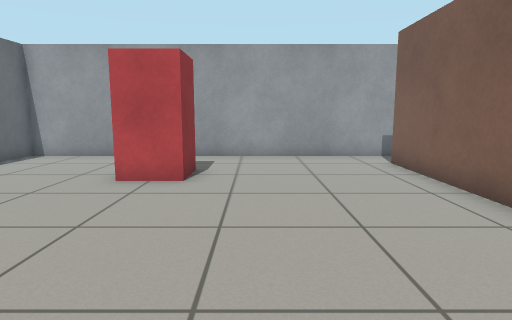
[1] (above)

15 first-person views from a walk through a Gazebo world. The camera is 0.79 m above the floor, tilts 8° down and sees 75° across. The floor is counted in squares, 0.5 m on a side. Each view is taken from the middle of a square. On the plan, view 1 faces up. The plan holds only what a view shows up to about 16 squares ahead; the rest is blank. The robots in the file are not drawn.

[2]
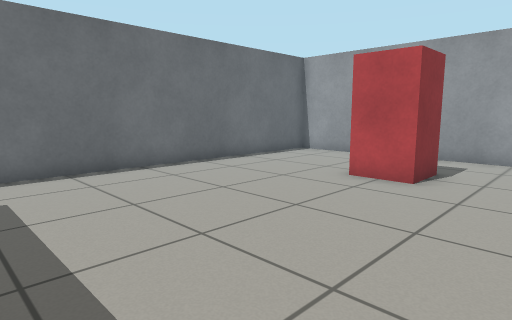

[3]
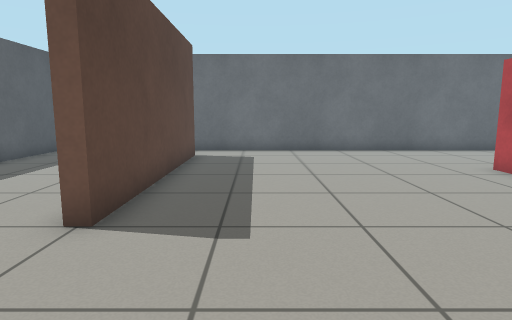

[4]
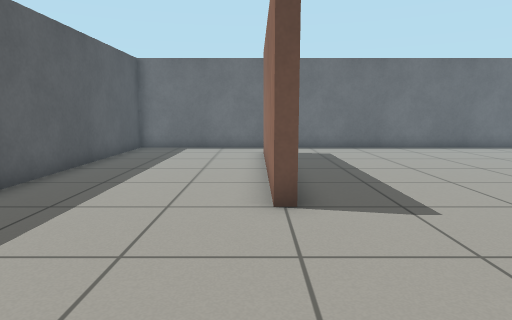

[5]
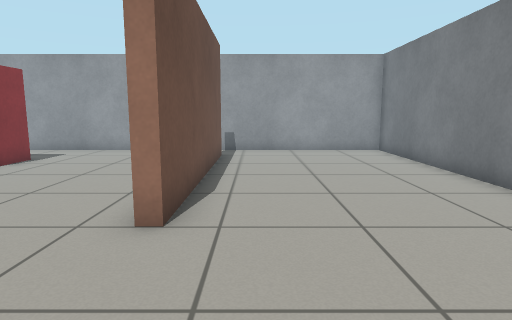

[6]
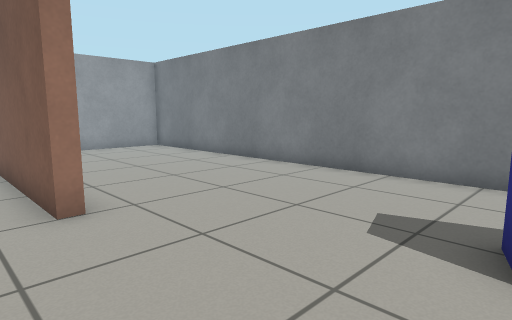

[7]
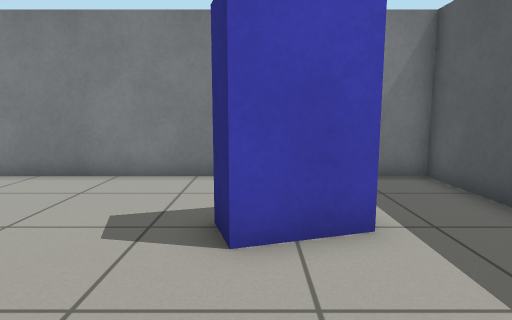

[8]
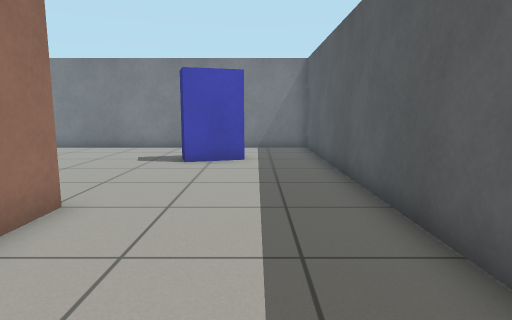

[9]
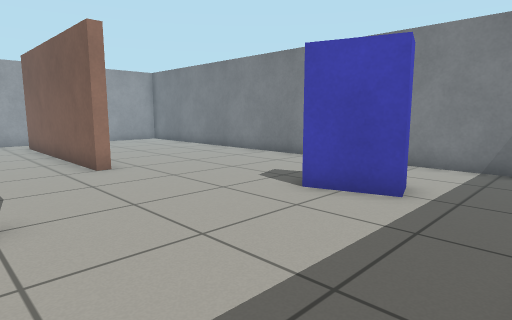

[10]
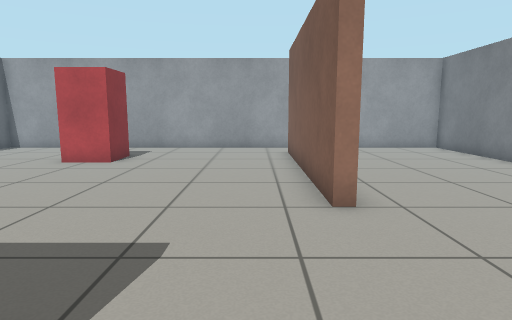

[11]
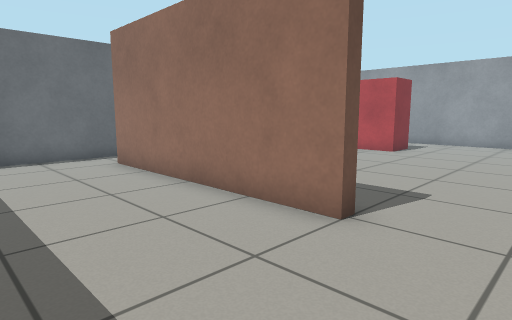

[12]
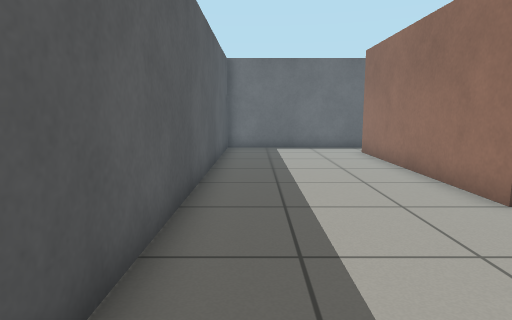

[13]
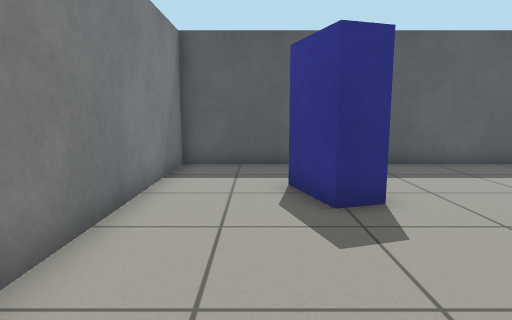

[14]
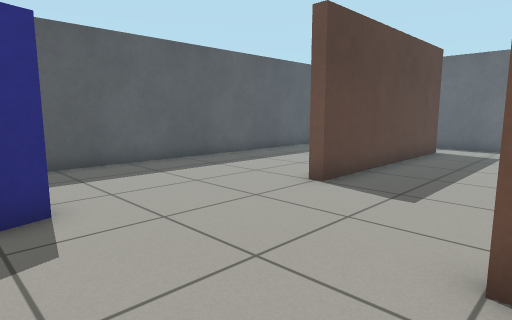

[15]
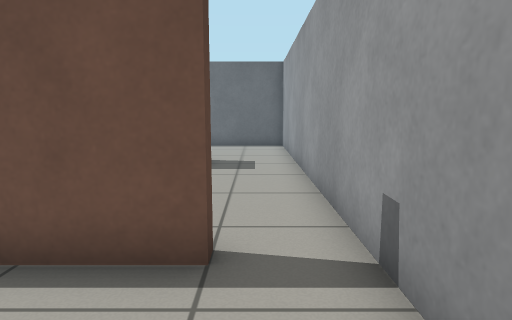

### Floor plan
Points are (right, up) in squares from view 1. A wall is a line through its corners. A room is listed if a view was taken in it or the views show most of it. See-through windows are left out.
Room 1 (views 1, 2)
walls: (4.3, 2.5) (4.3, 10.5); (-6.6, -1.3) (1.5, -1.3); (4.6, 12.3) (-8.3, 12.3) (-8.3, -0.6)
ways out: opening at (-7.5, -1) to room 2; opening at (2.8, 1) to room 2; opening at (5, 11.5) to room 2
objects: red box (-3, 8) to (-2, 9)
Room 2 (views 3, 4, 5, 6, 7, 8, 9, 10, 11, 12, 13, 14, 15)
walls: (1.5, -1.3) (1.5, -1.7) (-6.5, -1.7); (4.3, 10.5) (4.7, 10.5) (4.7, 2.5) (4.3, 2.5); (-8.3, -0.6) (-8.3, -7.3) (11.3, -7.3) (11.3, 12.3) (4.6, 12.3)
ways out: opening at (-7.5, -1) to room 1; opening at (2.8, 1) to room 1; opening at (5, 11.5) to room 1
objects: blue box (7, -4) to (8, -3)

Where each view was taken, in squares from view 1:
view 1: 0 up, 0 right, facing up
view 2: 0 up, 1 right, facing up-left
view 3: 1 up, 6 right, facing left
view 4: 2 down, 7 right, facing left
view 5: 2 down, 6 right, facing up
view 6: 3 down, 3 right, facing up-right
view 7: 3 down, 3 right, facing right
view 8: 5 down, 4 left, facing right
view 9: 7 down, 1 right, facing up-right
view 10: 3 down, 3 right, facing up
view 11: 6 down, 4 right, facing up-left
view 12: 6 down, 7 right, facing left
view 13: 3 up, 9 right, facing down
view 14: 3 up, 8 right, facing down-left
view 15: 11 up, 8 right, facing left
